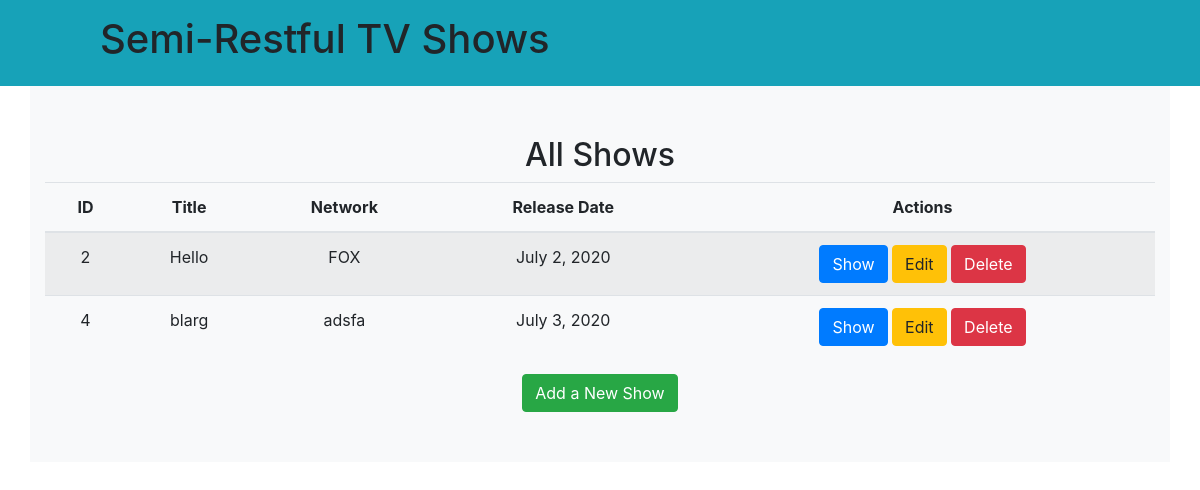
The page /shows/ on the database as committed earlier.
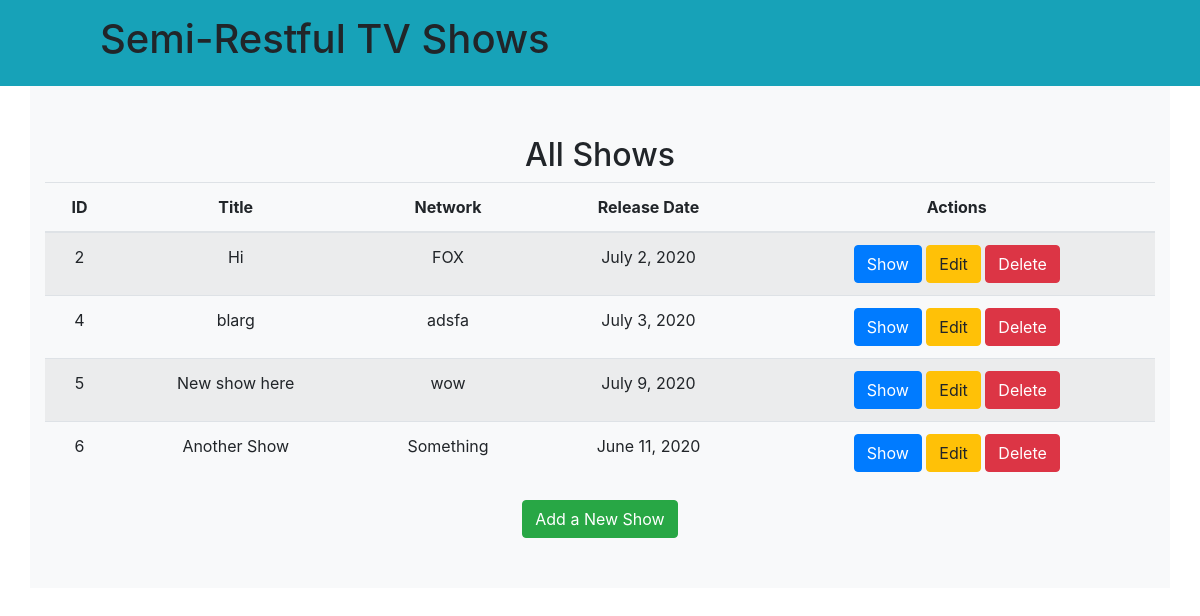
The same page on the database as committed later.
### app/models.py (models this page shows)
class Show(models.Model):
    title = models.CharField(max_length=255)
    network = models.CharField(max_length=255)
    release_date = models.DateField()
    description = models.TextField(null=True)
    created_at = models.DateTimeField(auto_now_add=True)
    updated_at = models.DateTimeField(auto_now=True)
    objects = ShowManager()

### app/views.py (the view)
# urls.py: path('shows/', views.shows, name='shows'),
def shows(request):
    context = {'shows': Show.objects.all()}
    return render(request, 'shows.html', context)

### app/templates/shows.html (shortened to what this page needs)
<!DOCTYPE html>
<html lang="en">
<head>
  {% load static %}
  <link rel="stylesheet" href="{% static 'css/normalize.css' %}">
  <link rel="stylesheet" href="{% static 'css/style.css' %}">
  <link rel="stylesheet"
    href="https://stackpath.bootstrapcdn.com/bootstrap/4.5.0/css/bootstrap.min.css"
>
</head>
<body>
  <header class="bg-info">
    <h1>Semi-Restful TV Shows</h1>
  </header>
  <main class="container bg-light text-center">
    <h2>All Shows</h2>
    <table class="table table-hover table-striped">
      <thead>
        <th>ID</th>
        <th>Title</th>
        <th>Network</th>
        <th>Release Date</th>
        <th>Actions</th>
      </thead>
      <tbody>
        {% for show in shows %}
        <tr>
          <td>{{ show.id }}</td>
          <td>{{ show.title }}</td>
          <td>{{ show.network }}</td>
          <td>{{ show.release_date }}</td>
          <td>
            <a class="btn btn-primary"
              href="{% url 'app:view_show' show_id=show.id%}">Show</a>
            <a class="btn btn-warning"
              href="{% url 'app:edit_show' show_id=show.id%}">Edit</a>
            <a class="btn btn-danger"
              href="{% url 'app:destroy_show' show_id=show.id%}">Delete</a>
          </td>
        </tr>
        {% endfor %}
      </tbody>
    </table>
    <a href="{% url 'app:new_show' %}" class="btn btn-success">
      Add a New Show
    </a>
  </main>
</body>
</html>

### app/static/css/style.css (style rules this page uses)
h1 { display: flex; justify-content: space-between; align-items: center; }
header { padding: 15px 100px; }
main { padding: 50px; }

Rows that differ between the two databases and show on the page:
changed Show "FOX": title "Hello" → "Hi"
added Show: id "5", title "New show here", network "wow", release_date "July 9, 2020"
added Show: id "6", title "Another Show", network "Something", release_date "June 11, 2020"
